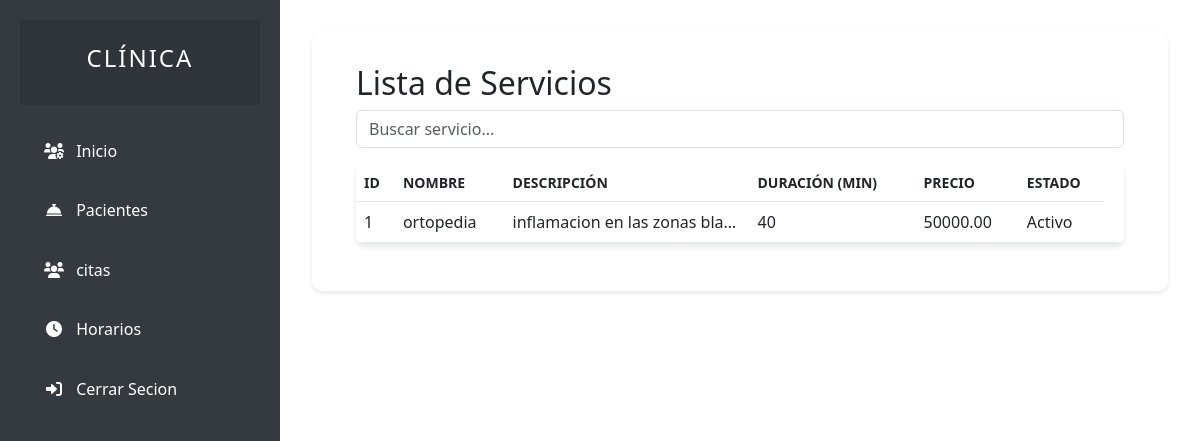
Page /user/recepcionistas/servicios/indexservicios.php on the earlier database version.
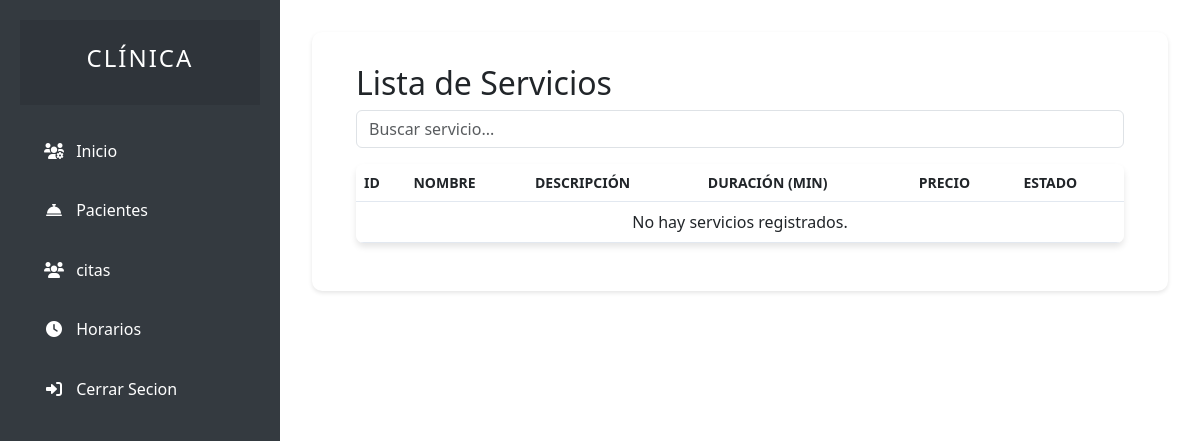
Same page on the later database version.
### tables this page shows
CREATE TABLE servicios (
  id INT(11) NOT NULL AUTO_INCREMENT,
  nombre VARCHAR(100) NOT NULL,
  imagen VARCHAR(255) NOT NULL,
  enlace VARCHAR(255) NOT NULL,
  descripcion TEXT NOT NULL,
  duracion INT(11) NOT NULL COMMENT 'Duración en minutos',
  precio DECIMAL(10,2) NOT NULL,
  estado ENUM('Activo', 'Inactivo') DEFAULT 'Activo',
  PRIMARY KEY (id)
);

### user/recepcionistas/servicios/servicios.php (the view, shortened to what this page needs)
<?php
include "../../config/conexion.php";
$busqueda = isset($_GET['busqueda']) ? $_GET['busqueda'] : '';
$query = "SELECT * FROM servicios WHERE nombre LIKE '%$busqueda%' ORDER BY id DESC";
$resultado = mysqli_query($conexion, $query);
?>
<!DOCTYPE html>
<html lang="es">
<head>
    <link href="https://cdn.jsdelivr.net/npm/bootstrap@5.3.0/dist/css/bootstrap.min.css" rel="stylesheet">
</head>
<body>
    <div class="container">
        <h2>Lista de Servicios</h2>
        <div class="search-box mb-3">
            <input type="text" class="form-control" id="searchInput" placeholder="Buscar servicio...">
        </div>
        <table class="table table-hover">
            <thead>
                <tr>
                    <th>ID</th>
                    <th>Nombre</th>
                    <th>Descripción</th>
                    <th>Duración (min)</th>
                    <th>Precio</th>
                    <th>Estado</th>
                </tr>
            </thead>
            <tbody>
                <?php if (mysqli_num_rows($resultado) > 0): ?>
                    <?php while ($servicio = mysqli_fetch_assoc($resultado)): ?>
                        <tr>
                            <td><?php echo htmlspecialchars($servicio['id']); ?></td>
                            <td><?php echo htmlspecialchars($servicio['nombre']); ?></td>
                            <td  style="max-width: 200px; overflow: hidden; white-space: nowrap; text-overflow: ellipsis;">
                                <?php echo htmlspecialchars($servicio['descripcion']); ?>
                            </td>
                            <td><?php echo htmlspecialchars($servicio['duracion']); ?></td>
                            <td><?php echo htmlspecialchars($servicio['precio']); ?></td>
                            <td><?php echo htmlspecialchars($servicio['estado']); ?></td>
                            <td>
                            </td>
                        </tr>
                    <?php endwhile; ?>
                <?php else: ?>
                    <tr>
                        <td colspan="7" class="text-center">No hay servicios registrados.</td>
                    </tr>
                <?php endif; ?>
            </tbody>
        </table>
    </div>
</body>
</html>

Differences in the rows shown:
removed servicios: id "1", nombre "ortopedia", descripcion "inflamacion en las zonas bla…", duracion "40", precio "50000.00", estado "Activo"
Other differences:
text now shown: "No hay servicios registrados."
